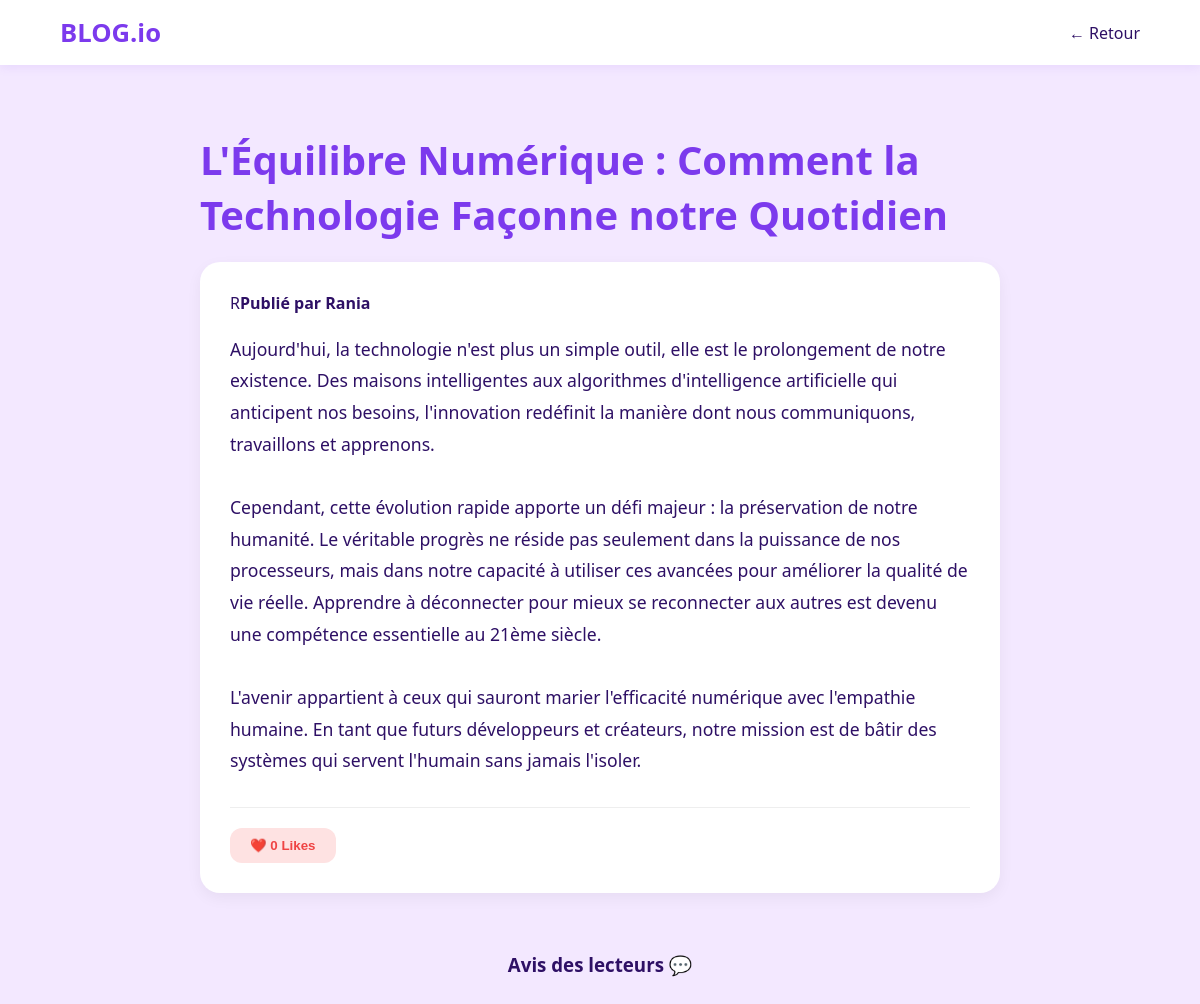
Page /article.php?id=2 on the committed database.
### tables this page shows
CREATE TABLE `articles` (
  `id_article` int(11) NOT NULL,
  `id_user` int(11) DEFAULT NULL,
  `titre` varchar(255) NOT NULL,
  `contenu` text NOT NULL,
  `date_publication` datetime DEFAULT current_timestamp()
);

CREATE TABLE `utilisateurs` (
  `id_user` int(11) NOT NULL,
  `nom` varchar(50) NOT NULL,
  `email` varchar(100) NOT NULL,
  `mot_de_passe` varchar(255) NOT NULL
);

### article.php (the view, shortened to what this page needs)
<?php
require 'config.php';
$id_article = $_GET['id'];
$stmt = $pdo->prepare("SELECT articles.*, utilisateurs.nom FROM articles JOIN utilisateurs ON articles.id_user = utilisateurs.id_user WHERE id_article = ?");
$stmt->execute([$id_article]);
$article = $stmt->fetch();
$stmt_l = $pdo->prepare("SELECT COUNT(*) FROM likes WHERE id_article = ?");
$stmt_l->execute([$id_article]);
$total_likes = $stmt_l->fetchColumn();
?>
<!DOCTYPE html>
<html lang="fr">
<head>
    <link rel="stylesheet" href="style.css">
</head>
<body>
    <header>
        <a href="index.php" class="logo">BLOG.io</a>
        <a href="index.php" style="text-decoration:none; color:var(--dark);">← Retour</a>
    </header>
    <div class="container" style="max-width:800px;">
        <h1 style="color:var(--primary); font-size:2.5rem; margin-bottom:20px;"><?= htmlspecialchars($article['titre']) ?></h1>
        <div style="background:white; padding:30px; border-radius:20px; box-shadow:0 5px 15px rgba(0,0,0,0.05);">
            <div style="display:flex; align-items:center; margin-bottom:20px;">
                <div class="avatar"><?= strtoupper(substr($article['nom'], 0, 1)) ?></div>
                <strong>Publié par <?= $article['nom'] ?></strong>
            </div>
            <p style="font-size:1.1rem; line-height:1.8;"><?= nl2br(htmlspecialchars($article['contenu'])) ?></p>
            <form method="POST" style="margin-top:30px; border-top:1px solid #eee; padding-top:20px;">
                <button type="submit" name="like" style="background:#fee2e2; border:none; padding:10px 20px; border-radius:12px; cursor:pointer; font-weight:bold; color:#ef4444;">
                    ❤️ <?= $total_likes ?> Likes
                </button>
            </form>
        </div>
        <div style="margin-top:40px;">
            <h3>Avis des lecteurs 💬</h3>
        </div>
    </div>
</body>
</html>

### style.css (style rules this page uses)
:root { --primary: #7c3aed; --bg-color: #f3e8ff; --dark: #2e1065; }
body { background-color: var(--bg-color); font-family: 'Segoe UI', Tahoma, Geneva, Verdana, sans-serif; color: var(--dark); margin: 0; padding: 0; min-height: 100vh; }
header { background: white; padding: 15px 5%; display: flex; justify-content: space-between; align-items: center; box-shadow: 0 2px 10px rgba(124, 58, 237, 0.1); }
.container { width: 95%; max-width: 900px; margin: 40px auto; display: flex; flex-direction: column; align-items: center; justify-content: center; }
.logo { font-size: 1.6rem; font-weight: bold; color: var(--primary); text-decoration: none; }

### rows in the picture
articles: titre "L'Équilibre Numérique : Comment la Technologie Façonne notre Quotidien", id_user.nom "R", id_user.nom "Rania", contenu "Aujourd'hui, la technologie n'est plus un simple outil, elle est le prolongement de notre existence. Des maisons intelligentes aux algorithmes d'intelligence artificielle qui anticipent nos besoins, l'innovation redéfinit la manière dont nous communiquons, travaillons et apprenons. Cependant, cette évolution rapide apporte un défi majeur : la préservation de notre humanité. Le véritable progrès ne réside pas seulement dans la puissance de nos processeurs, mais dans notre capacité à utiliser ces avancées pour améliorer la qualité de vie réelle. Apprendre à déconnecter pour mieux se reconnecter aux autres est devenu une compétence essentielle au 21ème siècle. L'avenir appartient à ceux qui…"

### other values in the picture
$total_likes "0"
